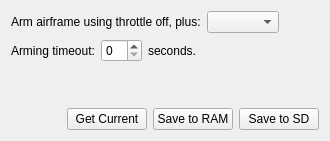
     <widget class="QWidget" name="tab_4">
      <attribute name="title">
       <string>Arming Settings</string>
      </attribute>
      <layout class="QVBoxLayout" name="verticalLayout_2">
       <item>
        <layout class="QHBoxLayout" name="horizontalLayout">
         <item>
          <widget class="QLabel" name="label_17">
           <property name="text">
            <string>Arm airframe using throttle off, plus:</string>
           </property>
          </widget>
         </item>
         <item>
          <widget class="QComboBox" name="armControl">
           <property name="toolTip">
            <string>Indicate the control used for arming the airframe.</string>
           </property>
          </widget>
         </item>
         <item>
          <spacer name="horizontalSpacer">
           <property name="orientation">
            <enum>Qt::Horizontal</enum>
           </property>
           <property name="sizeHint" stdset="0">
            <size>
             <width>40</width>
             <height>20</height>
            </size>
           </property>
          </spacer>
         </item>
        </layout>
       </item>
       <item>
        <layout class="QHBoxLayout" name="horizontalLayout_2">
         <item>
          <widget class="QLabel" name="label_18">
           <property name="text">
            <string>Arming timeout:</string>
           </property>
          </widget>
         </item>
         <item>
          <widget class="QSpinBox" name="armTimeout">
           <property name="toolTip">
            <string>After the time indicated here, the frame will be disarmed.</string>
           </property>
           <property name="maximum">
            <number>64</number>
           </property>
          </widget>
         </item>
         <item>
          <widget class="QLabel" name="label_19">
           <property name="text">
            <string>seconds.</string>
           </property>
          </widget>
         </item>
         <item>
          <spacer name="horizontalSpacer_2">
           <property name="orientation">
            <enum>Qt::Horizontal</enum>
           </property>
           <property name="sizeHint" stdset="0">
            <size>
             <width>40</width>
             <height>20</height>
            </size>
           </property>
          </spacer>
         </item>
        </layout>
       </item>
       <item>
        <spacer name="verticalSpacer">
         <property name="orientation">
          <enum>Qt::Vertical</enum>
         </property>
         <property name="sizeHint" stdset="0">
          <size>
           <width>20</width>
           <height>40</height>
          </size>
         </property>
        </spacer>
       </item>
       <item>
        <layout class="QHBoxLayout" name="horizontalLayout_3">
         <item>
          <spacer name="horizontalSpacer_3">
           <property name="orientation">
            <enum>Qt::Horizontal</enum>
           </property>
           <property name="sizeHint" stdset="0">
            <size>
             <width>40</width>
             <height>20</height>
            </size>
           </property>
          </spacer>
         </item>
         <item>
          <widget class="QPushButton" name="getArmCurrent">
           <property name="text">
            <string>Get Current</string>
           </property>
          </widget>
         </item>
         <item>
          <widget class="QPushButton" name="saveArmToRAM">
           <property name="text">
            <string>Save to RAM</string>
           </property>
          </widget>
         </item>
         <item>
          <widget class="QPushButton" name="saveArmToSD">
           <property name="text">
            <string>Save to SD</string>
           </property>
          </widget>
         </item>
        </layout>
       </item>
      </layout>
     </widget>
